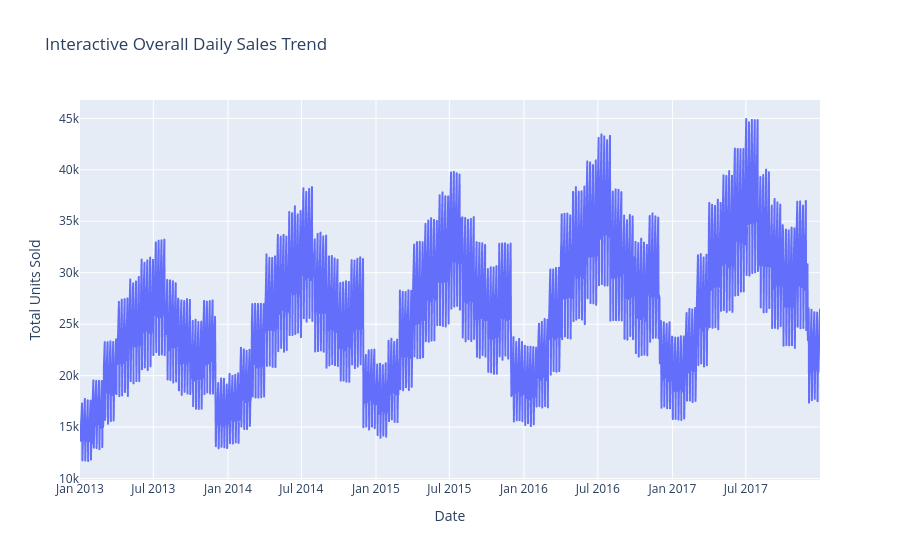

Write notebook code for a chart like this one.
### Code cell
fig = px.line(
    daily_sales,
    x="date",
    y="sales",
    title="Interactive Overall Daily Sales Trend"
)

fig.update_layout(
    xaxis_title="Date",
    yaxis_title="Total Units Sold",
    hovermode="x unified"
)

fig.show()

### Figure 1 — Plotly figure (JSON) as saved in the notebook; plotly's stock layout.template omitted (floating-point values rounded to 4 significant figures; data arrays with more than 128 entries replaced by an {"elided": "..."} marker saying what was removed)
{"data": [{"hovertemplate": "date=%{x}<br>sales=%{y}<extra></extra>", "legendgroup": "", "line": {"color": "#636efa", "dash": "solid"}, "marker": {"symbol": "circle"}, "mode": "lines", "name": "", "showlegend": false, "type": "scattergl", "x": {"elided": "1826 str values"}, "xaxis": "x", "y": {"elided": "1826 int values"}, "yaxis": "y"}], "layout": {"hovermode": "x unified", "legend": {"tracegroupgap": 0}, "title": {"text": "Interactive Overall Daily Sales Trend"}, "xaxis": {"anchor": "y", "domain": [0, 1], "title": {"text": "Date"}}, "yaxis": {"anchor": "x", "domain": [0, 1], "title": {"text": "Total Units Sold"}}}}
